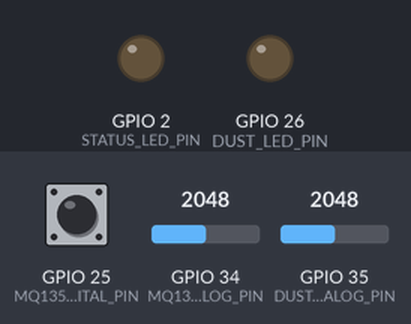
Simulated run of this sketch. Board: ESP32. Parts: output pins drawn as LEDs (lit = HIGH). Dashed ring = blinking. The inputs (shaded band) are chosen by the test bench; at power-on: GPIO 34 (MQ135_ANALOG_PIN) = 2048, GPIO 35 (DUST_ANALOG_PIN) = 2048, GPIO 25 (MQ135_DIGITAL_PIN) HIGH (analog values on the 0–4095 scale). Nothing arrives over Bluetooth unless stated; a phone connects over Bluetooth LE 3 s after start; what the sketch prints to the serial monitor is not drawn.

Above: at 0.0 s.
At 2.2 s:
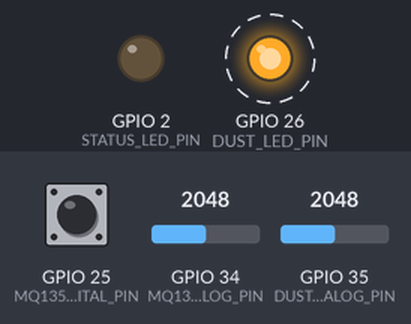
2.3 s: GPIO 34 (MQ135_ANALOG_PIN) set to 2140
At 5.8 s:
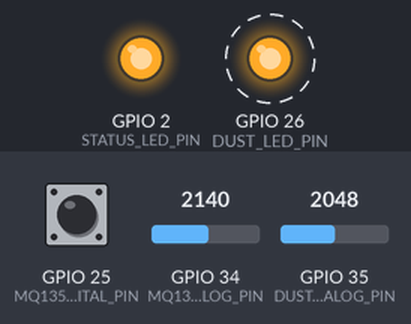
6.1 s: GPIO 35 (DUST_ANALOG_PIN) set to 1228
9.6 s: GPIO 25 (MQ135_DIGITAL_PIN) pulled LOW for 1 s
13.1 s: GPIO 34 (MQ135_ANALOG_PIN) set to 2060
16.6 s: GPIO 35 (DUST_ANALOG_PIN) set to 491
20.1 s: GPIO 25 (MQ135_DIGITAL_PIN) pulled LOW for 1 s
Timing chart, 0 to 24.6 s (numbered marks = the images above; inputs shaded):
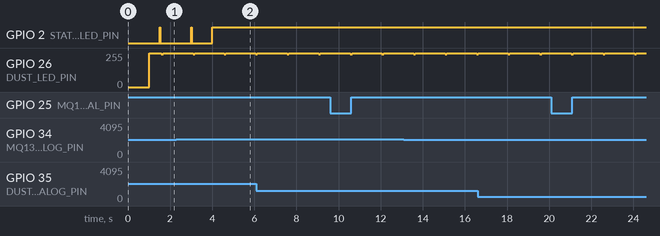

The sketch:

aerosense.ino
```cpp
/*
 * AeroSense - Dual Sensor Air Quality Monitor (ESP32)
 * 1. MQ-135 Gas / VOC / Smoke Sensor
 * 2. Sharp GP2Y1014AU0F Optical Dust / PM2.5 Sensor (See connection.md)
 *
 * Hardware Connections:
 *   MQ-135 VCC          --> ESP32 VIN (5V)
 *   MQ-135 GND          --> ESP32 GND
 *   MQ-135 AOUT         --> ESP32 GPIO 34 (ADC1 pin)
 *   MQ-135 DOUT         --> ESP32 GPIO 25 (Optional)
 *
 *   GP2Y1014AU0F Pin 1  --> ESP32 VIN (5V) via 150Ω resistor + 220µF cap to GND
 *   GP2Y1014AU0F Pin 2  --> ESP32 GND
 *   GP2Y1014AU0F Pin 3  --> ESP32 GPIO 26 (LED pulse control)
 *   GP2Y1014AU0F Pin 4  --> ESP32 GND
 *   GP2Y1014AU0F Pin 5  --> ESP32 GPIO 35 (Vo analog read, ADC1 pin)
 *   GP2Y1014AU0F Pin 6  --> ESP32 VIN (5V)
 *
 *   Status LED          --> ESP32 GPIO 2 (Built-in Blue LED)
 */

#include <BLEDevice.h>
#include <BLEServer.h>
#include <BLEUtils.h>
#include <BLE2902.h>

// ==========================================
// Hardware Pin Definitions
// ==========================================
// Sensor 1: MQ-135 Gas Sensor
#define MQ135_ANALOG_PIN   34  // ADC1 Channel 6
#define MQ135_DIGITAL_PIN  25  // Optional digital threshold pin

// Sensor 2: GP2Y1014AU0F Optical Dust Sensor
#define DUST_ANALOG_PIN    35  // ADC1 Channel 7 (Vo Pin 5)
#define DUST_LED_PIN       26  // Digital Output (LED Pulse Pin 3)

// Status LED
#define STATUS_LED_PIN     2   // Onboard Blue LED

// ==========================================
// Feature Flags
// ==========================================
// GP2Y1014AU0F is physically connected & active!
#define ENABLE_DUST_SENSOR true

// ==========================================
// BLE Service & Characteristic (Nordic UART Service)
// ==========================================
#define SERVICE_UUID           "6E400001-B5A3-F393-E0A9-E50E24DCCA9E"
#define CHARACTERISTIC_UUID_TX "6E400003-B5A3-F393-E0A9-E50E24DCCA9E"

BLEServer *pServer = NULL;
BLECharacteristic *pTxCharacteristic = NULL;
bool deviceConnected = false;
bool oldDeviceConnected = false;

// ==========================================
// Global Variables & State
// ==========================================
// MQ-135 Gas Variables
int rawValue = 0;
float voltage = 0.0;
int digitalAlert = HIGH;
String airQuality = "Warming Up...";
String airColor = "#64748b";
int qualityCode = 0;

// GP2Y1014AU0F Dust Variables
int dustRawValue = 0;
float dustDensityMgM3 = 0.0;
float dustDensityUgM3 = 0.0;
float dustVoltage = 0.0;
String dustQuality = "Clean";
int dustQualityCode = 0;

// Composite Air Quality
String combinedQuality = "Clean Air";
String combinedColor = "#10b981";

unsigned long lastSensorRead = 0;
const unsigned long SENSOR_INTERVAL = 1500; // Read every 1.5 seconds
const unsigned long PREHEAT_DURATION_MS = 180000; // 3 minutes preheat
unsigned long startTime = 0;

// BLE Server Callbacks
class MyServerCallbacks: public BLEServerCallbacks {
  void onConnect(BLEServer* pServer) {
    deviceConnected = true;
    digitalWrite(STATUS_LED_PIN, HIGH);
    Serial.println("\n[Bluetooth Connected!]");
  }

  void onDisconnect(BLEServer* pServer) {
    deviceConnected = false;
    digitalWrite(STATUS_LED_PIN, LOW);
    Serial.println("\n[Bluetooth Disconnected]");
    // Restart advertising immediately so devices can reconnect
    BLEDevice::startAdvertising();
  }
};

// ==========================================
// Safe Chunked BLE Notification
// ==========================================
void sendBleString(const String &data) {
  if (!deviceConnected || pTxCharacteristic == NULL) return;

  const int CHUNK_SIZE = 20; // 20-byte BLE MTU standard chunk
  int len = data.length();
  for (int i = 0; i < len; i += CHUNK_SIZE) {
    int chunkLen = min(CHUNK_SIZE, len - i);
    pTxCharacteristic->setValue((uint8_t*)(data.c_str() + i), chunkLen);
    pTxCharacteristic->notify();
    delay(10);
  }
}

// ==========================================
// GP2Y1014AU0F Dust Sensor Reading Function
// ==========================================
void readDustSensor() {
  if (!ENABLE_DUST_SENSOR) {
    dustRawValue = 0;
    dustDensityMgM3 = 0.0;
    dustDensityUgM3 = 0.0;
    dustVoltage = 0.0;
    dustQuality = "Standby (Unplugged)";
    dustQualityCode = 0;
    return;
  }

  // To eliminate optical flicker, dust motes, and ADC electrical ripple,
  // take 8 fast oversampled optical pulses (spaced by ~10ms datasheet spec)
  // and compute a trimmed median average.
  const int NUM_PULSES = 8;
  float pulseVoltages[NUM_PULSES];
  int pulseRaws[NUM_PULSES];

  for (int i = 0; i < NUM_PULSES; i++) {
    // 1. Energize internal IR LED (Active LOW drive via transistor)
    digitalWrite(DUST_LED_PIN, LOW);
    delayMicroseconds(280);

    // 2. CRITICAL: Sample analog voltage precisely at 280 µs WHILE LED is ON!
    pulseRaws[i] = analogRead(DUST_ANALOG_PIN);
    #if defined(ESP_ARDUINO_VERSION_MAJOR) && (ESP_ARDUINO_VERSION_MAJOR >= 3)
      pulseVoltages[i] = analogReadMilliVolts(DUST_ANALOG_PIN) / 1000.0;
    #else
      pulseVoltages[i] = (pulseRaws[i] / 4095.0) * 3.3;
    #endif

    // 3. Complete remaining pulse time (total ON period = 320 µs)
    delayMicroseconds(40);
    digitalWrite(DUST_LED_PIN, HIGH); // De-energize IR LED

    // 4. Inter-pulse recovery period (~9.64 ms, keeping total cycle ~10 ms)
    delayMicroseconds(9640);
  }

  // Bubble sort to discard lowest and highest pulse spikes
  for (int i = 0; i < NUM_PULSES - 1; i++) {
    for (int j = i + 1; j < NUM_PULSES; j++) {
      if (pulseVoltages[i] > pulseVoltages[j]) {
        float tempV = pulseVoltages[i];
        pulseVoltages[i] = pulseVoltages[j];
        pulseVoltages[j] = tempV;

        int tempR = pulseRaws[i];
        pulseRaws[i] = pulseRaws[j];
        pulseRaws[j] = tempR;
      }
    }
  }

  // Discard 2 lowest and 2 highest outliers, average middle 4 pulses
  float sumVolt = 0.0;
  long sumRaw = 0;
  for (int i = 2; i < NUM_PULSES - 2; i++) {
    sumVolt += pulseVoltages[i];
    sumRaw += pulseRaws[i];
  }
  dustVoltage = sumVolt / (NUM_PULSES - 4);
  dustRawValue = sumRaw / (NUM_PULSES - 4);

  // Sharp GP2Y characteristic conversion:
  // Typical clean-air baseline V0 is ~0.58V to 0.85V.
  // Sensitivity K = 0.5V / 0.1 mg/m3 = 5.0 V / (mg/m3) => 0.17 mg/m3 per volt.
  // Standard equation: Dust (mg/m3) = 0.17 * Voltage - 0.1
  dustDensityMgM3 = (0.17 * dustVoltage) - 0.1;
  if (dustDensityMgM3 < 0.0) dustDensityMgM3 = 0.0;

  // Convert mg/m3 to ug/m3 (standard international PM2.5 metric)
  dustDensityUgM3 = dustDensityMgM3 * 1000.0;

  // Dust quality index based on US EPA / WHO Air Quality Standards for PM2.5
  if (dustDensityUgM3 < 35.0) {
    dustQuality = "Clean";
    dustQualityCode = 0;
  } else if (dustDensityUgM3 < 75.0) {
    dustQuality = "Moderate";
    dustQualityCode = 1;
  } else if (dustDensityUgM3 < 150.0) {
    dustQuality = "Poor";
    dustQualityCode = 2;
  } else {
    dustQuality = "Hazardous";
    dustQualityCode = 3;
  }
}

// ==========================================
// Main Sensor Reading Function
// ==========================================
void readSensor() {
  // 1. Read MQ-135 Gas Sensor
  rawValue = analogRead(MQ135_ANALOG_PIN);

  #if defined(ESP_ARDUINO_VERSION_MAJOR) && (ESP_ARDUINO_VERSION_MAJOR >= 3)
    voltage = analogReadMilliVolts(MQ135_ANALOG_PIN) / 1000.0;
  #else
    voltage = (rawValue / 4095.0) * 3.3;
  #endif

  digitalAlert = digitalRead(MQ135_DIGITAL_PIN);

  // Air quality threshold classification (ESP32 12-bit ADC: 0 - 4095, ~0 to 3.3V)
  // MQ-135 typical baseline in clean room air sits between 1500 - 2100 (1.3V - 1.8V)
  if (rawValue < 2100) {
    airQuality = "Clean Air";
    airColor = "#10b981";
    qualityCode = 0;
  } else if (rawValue < 2700) {
    airQuality = "Moderate";
    airColor = "#f59e0b";
    qualityCode = 1;
  } else if (rawValue < 3300) {
    airQuality = "Poor Air";
    airColor = "#f97316";
    qualityCode = 2;
  } else {
    airQuality = "Hazardous";
    airColor = "#ef4444";
    qualityCode = 3;
  }

  // 2. Read GP2Y1014AU0F Optical Dust Sensor
  readDustSensor();

  // 3. Compute Composite Air Quality (Worst of Gas and Dust)
  int maxSeverity = qualityCode;
  if (dustQualityCode > maxSeverity) maxSeverity = dustQualityCode;

  if (maxSeverity == 0) {
    combinedQuality = "Clean Air";
    combinedColor = "#10b981";
  } else if (maxSeverity == 1) {
    combinedQuality = "Moderate";
    combinedColor = "#f59e0b";
  } else if (maxSeverity == 2) {
    combinedQuality = "Poor Air";
    combinedColor = "#f97316";
  } else {
    combinedQuality = "Hazardous";
    combinedColor = "#ef4444";
  }

  unsigned long now = millis();
  unsigned long uptimeSec = (now - startTime) / 1000;
  long preheatRemaining = 0;
  if (now - startTime < PREHEAT_DURATION_MS) {
    preheatRemaining = (PREHEAT_DURATION_MS - (now - startTime)) / 1000;
  }

  // Construct JSON packet
  String json = "{";
  json += "\"raw\":" + String(rawValue) + ",";
  json += "\"voltage\":" + String(voltage, 2) + ",";
  json += "\"status\":\"" + String(digitalAlert == LOW ? "ALERT" : "NORMAL") + "\",";
  json += "\"quality\":\"" + airQuality + "\",";
  json += "\"color\":\"" + airColor + "\",";
  json += "\"qualityCode\":" + String(qualityCode) + ",";
  json += "\"dustRaw\":" + String(dustRawValue) + ",";
  json += "\"dustUgM3\":" + String(dustDensityUgM3, 1) + ",";
  json += "\"dustMgM3\":" + String(dustDensityMgM3, 3) + ",";
  json += "\"dustVoltage\":" + String(dustVoltage, 2) + ",";
  json += "\"dustQuality\":\"" + dustQuality + "\",";
  json += "\"dustQualityCode\":" + String(dustQualityCode) + ",";
  json += "\"dustEnabled\":" + String(ENABLE_DUST_SENSOR ? "true" : "false") + ",";
  json += "\"combinedQuality\":\"" + combinedQuality + "\",";
  json += "\"combinedColor\":\"" + combinedColor + "\",";
  json += "\"uptimeSec\":" + String(uptimeSec) + ",";
  json += "\"preheatSecRemaining\":" + String(preheatRemaining);
  json += "}\n";

  // Send via BLE
  if (deviceConnected) {
    sendBleString(json);
  }

  // Print JSON to USB Serial for Web Dashboard
  Serial.print(json);

  // Human-readable debug text prefixed with [LOG]
  Serial.print("[LOG] Gas ADC: ");
  Serial.print(rawValue);
  Serial.print(" (");
  Serial.print(airQuality);
  Serial.print(") | PM2.5 Dust: ");
  if (ENABLE_DUST_SENSOR) {
    Serial.print(dustDensityUgM3, 1);
    Serial.print(" ug/m3 (");
    Serial.print(dustQuality);
    Serial.print(", ");
    Serial.print(dustVoltage, 2);
    Serial.print("V)");
  } else {
    Serial.print("Standby (Unplugged)");
  }
  Serial.print(" | Combined: ");
  Serial.print(combinedQuality);
  Serial.print(" | BT: ");
  Serial.println(deviceConnected ? "Connected" : "Advertising");
}

// ==========================================
// Setup
// ==========================================
void setup() {
  // 115200 baud is standard for ESP32 and matches boot output
  Serial.begin(115200);
  delay(1000);

  pinMode(STATUS_LED_PIN, OUTPUT);
  pinMode(MQ135_ANALOG_PIN, INPUT);

  // Use INPUT_PULLUP so if DOUT (optional) is not connected, it defaults to HIGH (NORMAL)
  pinMode(MQ135_DIGITAL_PIN, INPUT_PULLUP);

  // Initialize GP2Y1014AU0F Dust Sensor Pins
  pinMode(DUST_LED_PIN, OUTPUT);
  digitalWrite(DUST_LED_PIN, HIGH); // Default OFF (active LOW)
  pinMode(DUST_ANALOG_PIN, INPUT);

  // Initialize ADC1 Channels (Safe with Bluetooth)
  analogRead(MQ135_ANALOG_PIN);
  analogRead(DUST_ANALOG_PIN);
  analogReadResolution(12);
  analogSetPinAttenuation(MQ135_ANALOG_PIN, ADC_11db);
  analogSetPinAttenuation(DUST_ANALOG_PIN, ADC_11db);

  startTime = millis();

  Serial.println("\n==============================================");
  Serial.println("   AeroSense: ESP32 Bluetooth (BLE) Server    ");
  Serial.println("   Dual Sensors: MQ-135 Gas + GP2Y1014AU0F    ");
  Serial.println("==============================================");

  // Initialize BLE Device
  BLEDevice::init("AeroSense-BLE");
  pServer = BLEDevice::createServer();
  pServer->setCallbacks(new MyServerCallbacks());

  // Create Nordic UART Service
  BLEService *pService = pServer->createService(SERVICE_UUID);

  // Create TX Characteristic (Notify)
  pTxCharacteristic = pService->createCharacteristic(
                        CHARACTERISTIC_UUID_TX,
                        BLECharacteristic::PROPERTY_NOTIFY
                      );
  pTxCharacteristic->addDescriptor(new BLE2902());

  pService->start();

  // Configure BLE Advertising
  // Important: Broadcast name in primary packet so Windows & Chrome Web Bluetooth detect it instantly!
  BLEAdvertising *pAdvertising = BLEDevice::getAdvertising();

  BLEAdvertisementData oAdvData;
  oAdvData.setName("AeroSense-BLE");
  oAdvData.setFlags(0x06); // General discoverable mode + BR/EDR not supported
  pAdvertising->setAdvertisementData(oAdvData);

  // Put 128-bit Service UUID into Scan Response to stay well within 31-byte advertising packet limit
  BLEAdvertisementData oScanResponseData;
  oScanResponseData.setCompleteServices(BLEUUID(SERVICE_UUID));
  pAdvertising->setScanResponseData(oScanResponseData);

  pAdvertising->setMinPreferred(0x06);
  pAdvertising->setMinPreferred(0x12);
  BLEDevice::startAdvertising();

  Serial.println("Bluetooth Advertising Started as: 'AeroSense-BLE'");
  Serial.println("Waiting for Web Dashboard or Phone to connect...\n");
}

// ==========================================
// Loop
// ==========================================
void loop() {
  unsigned long currentMillis = millis();

  if (currentMillis - lastSensorRead >= SENSOR_INTERVAL) {
    lastSensorRead = currentMillis;

    // Pulse LED if not connected to indicate advertising
    if (!deviceConnected) {
      digitalWrite(STATUS_LED_PIN, HIGH);
      delay(30);
      digitalWrite(STATUS_LED_PIN, LOW);
    }

    readSensor();
  }

  // Handle reconnecting advertising if disconnected
  if (!deviceConnected && oldDeviceConnected) {
    delay(500);
    BLEDevice::startAdvertising();
    Serial.println("Bluetooth Restarted Advertising...");
    oldDeviceConnected = deviceConnected;
  }
  if (deviceConnected && !oldDeviceConnected) {
    oldDeviceConnected = deviceConnected;
  }
}
```

Measured:
- by itself, GPIO 26 (DUST_LED_PIN): alternates 255/255 for 1.4 s and 244/255 for 0.08 s
